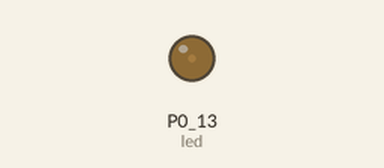
Simulated run of this program. Board: CircuitPython board. Parts: output pins drawn as LEDs (lit = HIGH).

Above: at 0.05 s.
At 0.3 s:
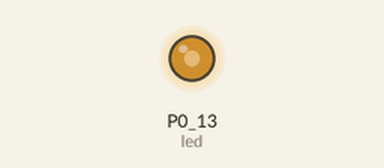
At 0.45 s:
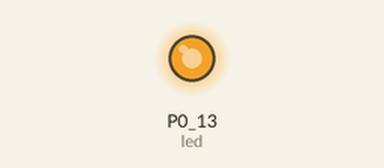
At 0.85 s:
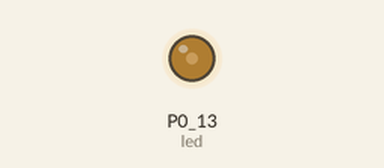
Timing chart, 0 to 3.0 s (numbered marks = the images above):
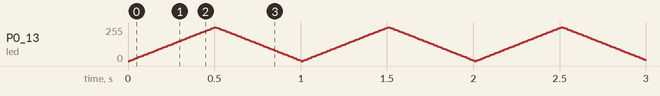

The program:

example-2a.py
```python
import time
import board
import pulseio

led = pulseio.PWMOut(board.P0_13, frequency=5000, duty_cycle=0)

while True:
    for i in range(100):
        # PWM LED up and down
        if i < 50:
            led.duty_cycle = int(i * 2 * 65535 / 100)  # Up
        else:
            led.duty_cycle = 65535 - int((i - 50) * 2 * 65535 / 100)  # Down
        time.sleep(0.01)
```
